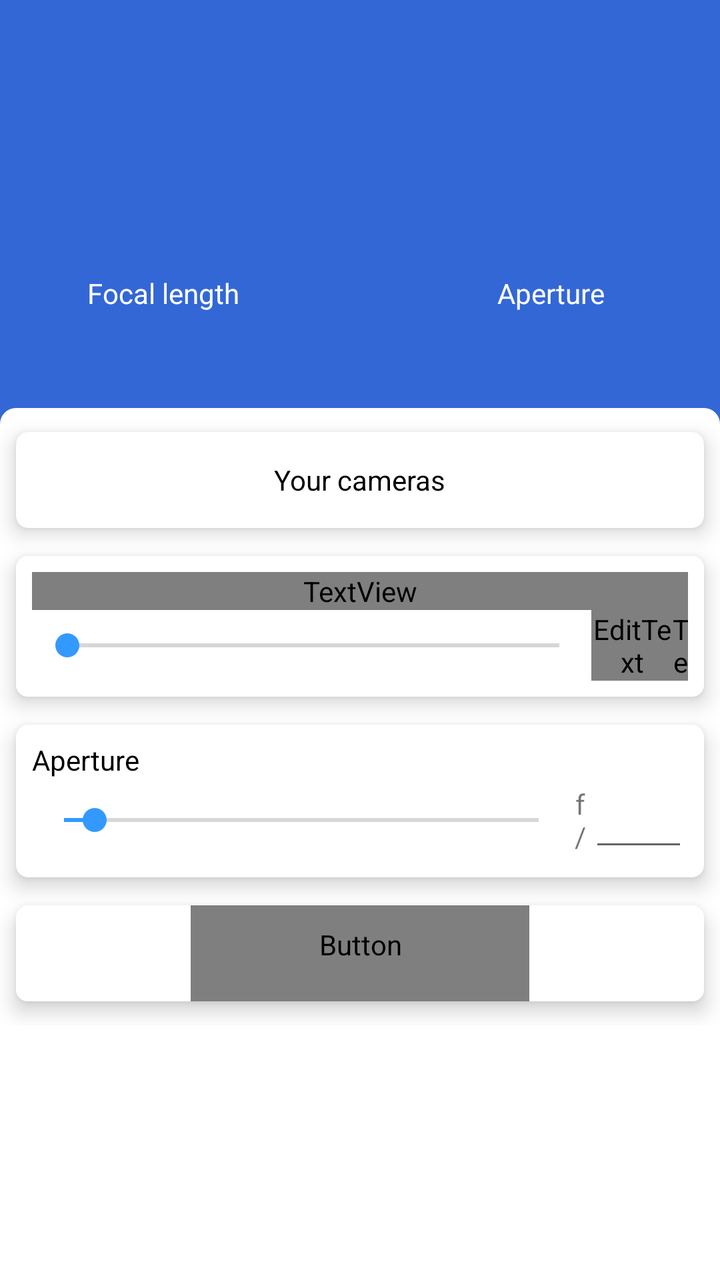
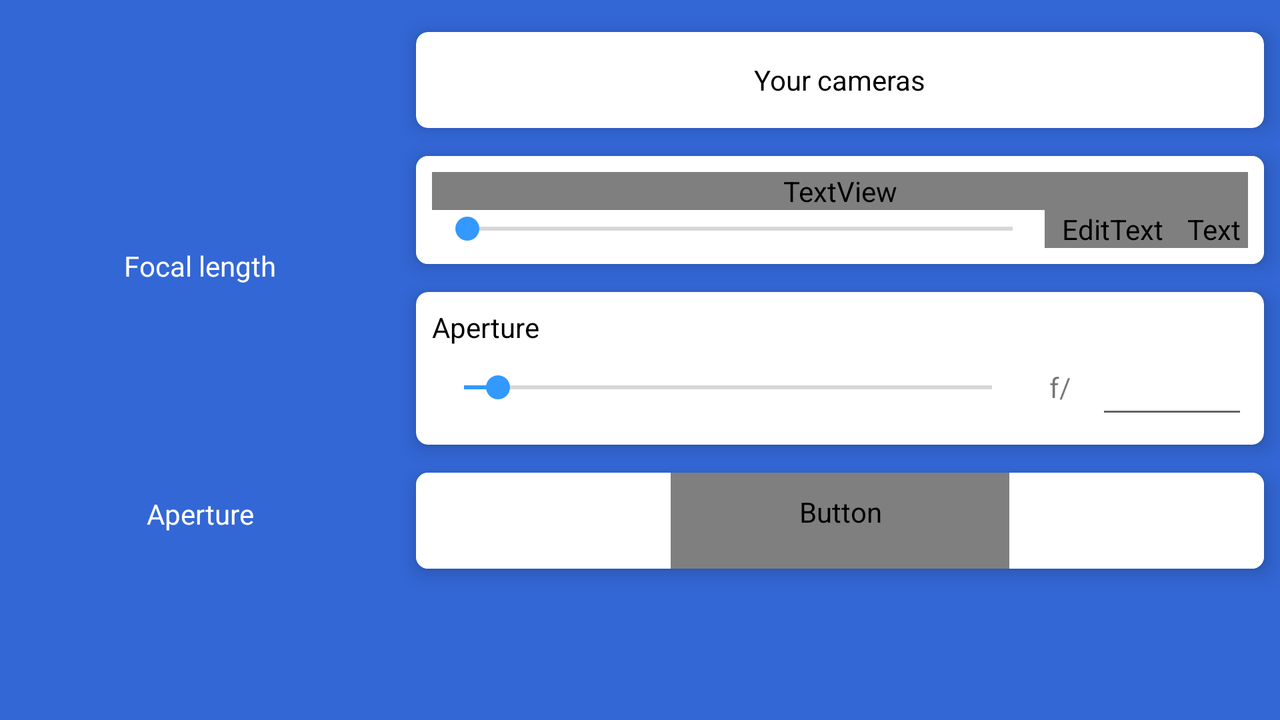

The same Android screen from two of the app's own layout files: first res/layout/ as a phone draws it, then the repository's variant for another configuration, drawn on a device whose configuration selects that folder. Both files follow.
<!-- AndroidManifest.xml: application theme AppTheme -->
<!-- res/layout/activity_calculate_cropfactor.xml -->
<?xml version="1.0" encoding="utf-8"?>
<ScrollView
    xmlns:android="http://schemas.android.com/apk/res/android"
    xmlns:app="http://schemas.android.com/apk/res-auto"
    xmlns:tools="http://schemas.android.com/tools"
    android:id="@+id/rootView"
    android:layout_width="match_parent"
    android:layout_height="match_parent"
    android:background="@color/colorPrimary"
    android:orientation="vertical"
    android:saveEnabled="false"
    tools:context="com.koenidv.camtools.CalculateHyperFocalActivity">

    <LinearLayout
        android:layout_width="match_parent"
        android:layout_height="wrap_content"
        android:orientation="vertical">

        <androidx.constraintlayout.widget.ConstraintLayout
            android:id="@+id/resultLayout"
            android:layout_width="match_parent"
            android:layout_height="wrap_content"
            android:background="@color/colorAccentDark"
            android:clickable="true"
            android:focusable="true"
            android:gravity="center"
            android:orientation="vertical">

            <TextView
                android:id="@+id/lengthTextView"
                android:layout_width="wrap_content"
                android:layout_height="wrap_content"
                android:layout_marginStart="8dp"
                android:layout_marginTop="8dp"
                android:layout_marginEnd="8dp"
                android:layout_marginBottom="8dp"
                android:layout_weight="1"
                android:paddingStart="8dp"
                android:paddingLeft="8dp"
                android:paddingTop="48dp"
                android:paddingEnd="8dp"
                android:paddingRight="8dp"
                android:paddingBottom="80dp"
                android:text=""
                android:textAppearance="@style/TextAppearance.AppCompat.Display2"
                android:textColor="@android:color/white"
                app:layout_constraintBottom_toBottomOf="parent"
                app:layout_constraintEnd_toEndOf="parent"
                app:layout_constraintHorizontal_bias="0.2"
                app:layout_constraintStart_toStartOf="parent"
                app:layout_constraintTop_toTopOf="parent"/>

            <TextView
                android:id="@+id/apertureTextView"
                android:layout_width="wrap_content"
                android:layout_height="wrap_content"
                android:layout_marginStart="8dp"
                android:layout_marginTop="8dp"
                android:layout_marginEnd="8dp"
                android:layout_marginBottom="8dp"
                android:layout_weight="1"
                android:paddingStart="8dp"
                android:paddingLeft="8dp"
                android:paddingTop="48dp"
                android:paddingEnd="8dp"
                android:paddingRight="8dp"
                android:paddingBottom="80dp"
                android:text=""
                android:textAppearance="@style/TextAppearance.AppCompat.Display2"
                android:textColor="@android:color/white"
                app:layout_constraintBottom_toBottomOf="parent"
                app:layout_constraintEnd_toEndOf="parent"
                app:layout_constraintHorizontal_bias="0.8"
                app:layout_constraintStart_toStartOf="parent"
                app:layout_constraintTop_toTopOf="parent"/>

            <TextView
                android:id="@+id/lengthIndicatorTextView"
                android:layout_width="wrap_content"
                android:layout_height="wrap_content"
                android:layout_marginStart="8dp"
                android:layout_marginEnd="8dp"
                android:layout_marginBottom="48dp"
                android:text="@string/focus_length"
                android:textColor="@android:color/white"
                app:layout_constraintBottom_toBottomOf="parent"
                app:layout_constraintEnd_toEndOf="@+id/lengthTextView"
                app:layout_constraintStart_toStartOf="@+id/lengthTextView"/>

            <TextView
                android:id="@+id/apertureIndicatorTextView"
                android:layout_width="wrap_content"
                android:layout_height="wrap_content"
                android:layout_marginStart="8dp"
                android:layout_marginEnd="8dp"
                android:layout_marginBottom="48dp"
                android:text="@string/focus_aperture"
                android:textColor="@android:color/white"
                app:layout_constraintBottom_toBottomOf="parent"
                app:layout_constraintEnd_toEndOf="@+id/apertureTextView"
                app:layout_constraintHorizontal_bias="0.558"
                app:layout_constraintStart_toStartOf="@+id/apertureTextView"/>

        </androidx.constraintlayout.widget.ConstraintLayout>

        <LinearLayout
            android:id="@+id/inputLayout"
            android:layout_width="match_parent"
            android:layout_height="wrap_content"
            android:background="@drawable/rounded_background_input"
            android:orientation="vertical">

            <include layout="@layout/include_card_camera"/>

            <include layout="@layout/include_card_focallength"/>

            <include
                layout="@layout/include_card_aperture"
                />

            <include layout="@layout/include_card_equations"/>

        </LinearLayout>

    </LinearLayout>
</ScrollView>
<!-- res/layout/include_card_camera.xml (included above) -->
<?xml version="1.0" encoding="utf-8"?>
<androidx.cardview.widget.CardView
    xmlns:android="http://schemas.android.com/apk/res/android"
    xmlns:app="http://schemas.android.com/apk/res-auto"
    android:id="@+id/cameraCardView"
    android:layout_width="match_parent"
    android:layout_height="48dp"
    android:layout_marginBottom="@dimen/cardMarginBottom"
    android:layout_marginEnd="8dp"
    android:layout_marginLeft="8dp"
    android:layout_marginRight="8dp"
    android:layout_marginStart="8dp"
    android:layout_marginTop="@dimen/cardMarginCombined"
    app:cardCornerRadius="@dimen/cardCornerRadiusSmall"
    app:cardElevation="@dimen/cardElevation">

    <LinearLayout
        android:id="@+id/cameraLayout"
        android:layout_width="match_parent"
        android:layout_height="match_parent"
        android:clickable="true"
        android:focusable="true"
        android:foreground="?attr/selectableItemBackgroundBorderless"
        android:gravity="center"
        android:orientation="horizontal"
        android:padding="8dp">

        <TextView
            android:id="@+id/cameraTextView"
            android:layout_width="wrap_content"
            android:layout_height="wrap_content"
            android:labelFor="@id/focallengthEditText"
            android:text="@string/setting_cameras_title"
            android:textAppearance="@style/TextAppearance.AppCompat.Body1"
            android:textColor="@color/textColor_normal"/>

    </LinearLayout>
</androidx.cardview.widget.CardView>
<!-- res/layout/include_card_focallength.xml (included above) -->
<?xml version="1.0" encoding="utf-8"?>
<androidx.cardview.widget.CardView
    xmlns:android="http://schemas.android.com/apk/res/android"
    xmlns:app="http://schemas.android.com/apk/res-auto"
    app:cardCornerRadius="@dimen/cardCornerRadiusSmall"
    app:cardElevation="@dimen/cardElevation"
    android:layout_width="match_parent"
    android:layout_height="wrap_content"
    android:layout_marginBottom="@dimen/cardMarginBottom"
    android:layout_marginEnd="8dp"
    android:layout_marginLeft="8dp"
    android:layout_marginRight="8dp"
    android:layout_marginStart="8dp"
    android:layout_marginTop="@dimen/cardMarginTop">

    <LinearLayout
        android:layout_width="match_parent"
        android:layout_height="match_parent"
        android:background="@android:color/white"
        android:gravity="center"
        android:orientation="vertical"
        android:padding="8dp">

        <TextView
            android:layout_width="match_parent"
            android:layout_height="wrap_content"
            android:text="@string/focus_length"
            android:textAppearance="@style/TextAppearance.AppCompat.Body1"
            android:textColor="@color/text_main_light"
            android:labelFor="@id/focallengthEditText"/>

        <LinearLayout
            android:layout_width="match_parent"
            android:layout_height="match_parent"
            android:orientation="horizontal">

            <SeekBar
                android:id="@+id/focallengthSeekbar"
                android:layout_width="591dp"
                android:layout_height="match_parent"
                android:layout_weight="1"
                android:hapticFeedbackEnabled="false"
                android:importantForAccessibility="no"
                android:max="300"
                android:progress="2"
                android:saveEnabled="false"/>

            <EditText
                android:id="@+id/focallengthEditText"
                android:layout_width="352dp"
                android:layout_height="wrap_content"
                android:layout_weight="1"
                android:ems="10"
                android:inputType="none|numberDecimal"
                android:textAlignment="center"
                android:textColor="@color/text_main_light"/>

            <TextView
                android:id="@+id/focallengthIndicator"
                android:layout_width="319dp"
                android:layout_height="match_parent"
                android:layout_weight="1"
                android:gravity="center"
                android:text="@string/millimeter"
                android:textColor="@color/text_main_light"/>

        </LinearLayout>
    </LinearLayout>
</androidx.cardview.widget.CardView>
<!-- res/layout/include_card_aperture.xml (included above) -->
<?xml version="1.0" encoding="utf-8"?>
<androidx.cardview.widget.CardView
    xmlns:android="http://schemas.android.com/apk/res/android"
    xmlns:app="http://schemas.android.com/apk/res-auto"
    xmlns:tools="http://schemas.android.com/tools"
    app:cardCornerRadius="@dimen/cardCornerRadiusSmall"
    app:cardElevation="@dimen/cardElevation"
    android:layout_width="match_parent"
    android:layout_height="wrap_content"
    android:layout_marginBottom="@dimen/cardMarginBottom"
    android:layout_marginEnd="8dp"
    android:layout_marginLeft="8dp"
    android:layout_marginRight="8dp"
    android:layout_marginStart="8dp"
    android:layout_marginTop="@dimen/cardMarginTop">

    <LinearLayout
        android:layout_width="match_parent"
        android:layout_height="match_parent"
        android:gravity="center"
        android:orientation="vertical"
        android:padding="8dp">

        <TextView
            android:layout_width="match_parent"
            android:layout_height="wrap_content"
            android:labelFor="@id/apertureEditText"
            android:text="@string/focus_aperture"
            android:textAppearance="@style/TextAppearance.AppCompat.Body1"
            android:textColor="@color/textColor_normal"/>

        <LinearLayout
            android:layout_width="match_parent"
            android:layout_height="match_parent"
            android:orientation="horizontal">

            <SeekBar
                android:id="@+id/apertureSeekbar"
                android:layout_width="580dp"
                android:layout_height="match_parent"
                android:layout_weight="1"
                android:hapticFeedbackEnabled="false"
                android:importantForAccessibility="no"
                android:max="31"
                android:progress="2"
                android:progressTint="@color/colorAccent"
                android:saveEnabled="false"
                android:thumbTint="@color/colorAccent"/>

            <TextView
                android:id="@+id/apertureIndicator"
                android:layout_width="320dp"
                android:layout_height="match_parent"
                android:layout_weight="1"
                android:gravity="center"
                android:text="@string/aperture"/>

            <EditText
                android:id="@+id/apertureEditText"
                android:layout_width="360dp"
                android:layout_height="wrap_content"
                android:layout_weight="1"
                android:ems="10"
                android:inputType="none|numberDecimal"
                android:textAlignment="center"
                android:textColor="@color/textColor_normal"
                android:importantForAutofill="no"
                tools:targetApi="o"/>

        </LinearLayout>
    </LinearLayout>
</androidx.cardview.widget.CardView>
<!-- res/layout/include_card_equations.xml (included above) -->
<?xml version="1.0" encoding="utf-8"?>
<android.support.v7.widget.CardView
    xmlns:android="http://schemas.android.com/apk/res/android"
    xmlns:app="http://schemas.android.com/apk/res-auto"
    android:layout_width="match_parent"
    android:layout_height="48dp"
    android:layout_marginBottom="@dimen/cardMarginCombined"
    android:layout_marginEnd="8dp"
    android:layout_marginLeft="8dp"
    android:layout_marginRight="8dp"
    android:layout_marginStart="8dp"
    android:layout_marginTop="@dimen/cardMarginTop"
    app:cardCornerRadius="@dimen/cardCornerRadiusSmall"
    app:cardElevation="@dimen/cardElevation">

    <LinearLayout
        android:layout_width="match_parent"
        android:layout_height="match_parent"
        android:background="@android:color/white"
        android:gravity="center"
        android:orientation="vertical">

        <Button
            android:id="@+id/equationsButton"
            style="@style/Widget.AppCompat.Button.Borderless"
            android:layout_width="wrap_content"
            android:layout_height="wrap_content"
            android:drawablePadding="8dp"
            android:drawableStart="@drawable/ic_help_outline_black_24dp"
            android:paddingEnd="64dp"
            android:paddingStart="64dp"
            android:text="@string/calculate_equations"
            android:textAppearance="@style/TextAppearance.AppCompat"
            android:textColor="@color/text_main_light"/>
    </LinearLayout>
</android.support.v7.widget.CardView>
<!-- resources referenced by this layout -->
<resources>
  <color name="colorAccent">#3399ff</color>
  <color name="colorAccentDark">#3367d6</color>
  <color name="colorPrimary">#ffffff</color>
  <color name="textColor_normal">#000000</color>
  <dimen name="cardCornerRadiusSmall">6dp</dimen>
  <dimen name="cardElevation">6dp</dimen>
  <dimen name="cardMarginBottom">8dp</dimen>
  <dimen name="cardMarginCombined">12dp</dimen>
  <dimen name="cardMarginTop">6dp</dimen>
  <!-- drawable rounded_background_input (drawable) -->
  <?xml version="1.0" encoding="utf-8"?>
  <layer-list xmlns:android="http://schemas.android.com/apk/res/android">
  
      <item>
          <color android:color="@color/colorAccentDark"/>
      </item>
  
      <item>
          <shape
              android:shape="rectangle">
              <solid android:color="@color/colorPrimary"/>
              <corners
                  android:topLeftRadius="8dp"
                  android:topRightRadius="8dp"/>
          </shape>
      </item>
  
  </layer-list>
  <string name="aperture" translatable="false">f/</string>
  <string name="calculate_equations">How to calculate</string>
  <string name="focus_aperture">Aperture</string>
  <string name="focus_length">Focal length</string>
  <string name="millimeter" translatable="false">mm</string>
  <string name="setting_cameras_title">Your cameras</string>
  <!-- from res/values-v27/ -->
  <style name="AppTheme" parent="Theme.AppCompat.DayNight">
          <item name="colorPrimary">@color/colorPrimary</item>
          <item name="colorPrimaryDark">@color/colorPrimary</item>
          <item name="colorAccent">@color/colorAccent</item>
          <item name="android:windowBackground">@color/colorPrimary</item>
          <item name="bottomSheetDialogTheme">@style/AppBottomSheetDialogTheme</item>
          <item name="android:windowLightStatusBar">true</item>
          <item name="android:windowLightNavigationBar">true</item>
          <item name="android:navigationBarColor">@color/colorPrimary</item>
      </style>
  <!-- from res/values-v27/ -->
  <style name="AppBottomSheetDialogTheme" parent="Theme.Design.Light.BottomSheetDialog">
          <item name="bottomSheetStyle">@style/AppModalStyle</item>
      </style>
  <!-- from res/values-v27/ -->
  <style name="AppModalStyle" parent="Widget.Design.BottomSheet.Modal">
          <item name="android:background">@drawable/rounded_dialog</item>
      </style>
  <!-- drawable rounded_dialog (drawable) -->
  <?xml version="1.0" encoding="utf-8"?>
  <layer-list xmlns:android="http://schemas.android.com/apk/res/android">
      <item>
          <shape>
              <padding
                  android:bottom="@dimen/sheet_padding_bottom"
                  android:left="@dimen/sheet_padding_side"
                  android:right="@dimen/sheet_padding_side"
                  android:top="@dimen/sheet_padding_side"/>
          </shape>
      </item>
      <item>
          <shape xmlns:android="http://schemas.android.com/apk/res/android"
                 android:shape="rectangle">
              <solid android:color="@color/colorPrimary"/>
              <corners
                  android:bottomLeftRadius="@dimen/sheet_radius_bottom"
                  android:bottomRightRadius="@dimen/sheet_radius_bottom"
                  android:topLeftRadius="@dimen/sheet_radius_top"
                  android:topRightRadius="@dimen/sheet_radius_top"/>
  
          </shape>
      </item>
  </layer-list>
</resources>
<!-- res/layout-land/activity_calculate_cropfactor.xml (the repository's variant of the layout above) -->
<!-- drawn on the phone turned sideways -->
<?xml version="1.0" encoding="utf-8"?>
<LinearLayout
    xmlns:android="http://schemas.android.com/apk/res/android"
    xmlns:app="http://schemas.android.com/apk/res-auto"
    xmlns:tools="http://schemas.android.com/tools"
    android:id="@+id/rootView"
    android:layout_width="match_parent"
    android:layout_height="match_parent"
    android:background="@color/colorAccentDark"
    android:orientation="horizontal"
    android:saveEnabled="false"
    tools:context="com.koenidv.camtools.CalculateHyperFocalActivity">

    <androidx.constraintlayout.widget.ConstraintLayout
        android:id="@+id/resultLayout"
        android:layout_width="200dp"
        android:layout_height="match_parent"
        android:layout_marginBottom="@dimen/cardMarginBottom"
        android:background="@color/colorAccentDark"
        android:clickable="true"
        android:focusable="true"
        android:gravity="center"
        android:orientation="vertical">

        <TextView
            android:id="@+id/lengthTextView"
            android:layout_width="wrap_content"
            android:layout_height="wrap_content"
            android:layout_marginStart="8dp"
            android:layout_marginTop="8dp"
            android:layout_marginEnd="8dp"
            android:layout_marginBottom="8dp"
            android:layout_weight="1"
            android:text=""
            android:textAppearance="@style/TextAppearance.AppCompat.Display2"
            android:textColor="@android:color/white"
            app:layout_constraintBottom_toBottomOf="parent"
            app:layout_constraintEnd_toEndOf="parent"
            app:layout_constraintStart_toStartOf="parent"
            app:layout_constraintTop_toTopOf="parent"
            app:layout_constraintVertical_bias="0.19999999"/>

        <TextView
            android:id="@+id/apertureTextView"
            android:layout_width="wrap_content"
            android:layout_height="wrap_content"
            android:layout_marginStart="8dp"
            android:layout_marginTop="8dp"
            android:layout_marginEnd="8dp"
            android:layout_marginBottom="8dp"
            android:layout_weight="1"
            android:text=""
            android:textAppearance="@style/TextAppearance.AppCompat.Display2"
            android:textColor="@android:color/white"
            app:layout_constraintBottom_toBottomOf="parent"
            app:layout_constraintEnd_toEndOf="parent"
            app:layout_constraintStart_toStartOf="parent"
            app:layout_constraintTop_toTopOf="parent"
            app:layout_constraintVertical_bias="0.65"/>

        <TextView
            android:id="@+id/lengthIndicatorTextView"
            android:layout_width="wrap_content"
            android:layout_height="wrap_content"
            android:layout_marginStart="8dp"
            android:layout_marginEnd="8dp"
            android:text="@string/focus_length"
            android:textColor="@android:color/white"
            app:layout_constraintEnd_toEndOf="@+id/lengthTextView"
            app:layout_constraintStart_toStartOf="@+id/lengthTextView"
            app:layout_constraintTop_toBottomOf="@+id/lengthTextView"/>

        <TextView
            android:id="@+id/apertureIndicatorTextView"
            android:layout_width="wrap_content"
            android:layout_height="wrap_content"
            android:layout_marginStart="8dp"
            android:layout_marginEnd="8dp"
            android:text="@string/focus_aperture"
            android:textColor="@android:color/white"
            app:layout_constraintEnd_toEndOf="@+id/apertureTextView"
            app:layout_constraintHorizontal_bias="0.558"
            app:layout_constraintStart_toStartOf="@+id/apertureTextView"
            app:layout_constraintTop_toBottomOf="@+id/apertureTextView"/>

    </androidx.constraintlayout.widget.ConstraintLayout>

    <ScrollView
        android:layout_width="match_parent"
        android:layout_height="match_parent">

        <LinearLayout
            android:layout_width="match_parent"
            android:layout_height="wrap_content"
            android:orientation="vertical"
            android:paddingTop="4dp">

            <include layout="@layout/include_card_camera"/>

            <include layout="@layout/include_card_focallength"/>

            <include
                layout="@layout/include_card_aperture"
                />

            <include layout="@layout/include_card_equations"/>

        </LinearLayout>

    </ScrollView>

</LinearLayout>
<!-- resources referenced by the variant -->
<!-- as the phone turned sideways resolves them -->
<resources>
  <color name="colorAccent">#3399ff</color>
  <color name="colorAccentDark">#3367d6</color>
  <color name="textColor_normal">#000000</color>
  <dimen name="cardCornerRadiusSmall">6dp</dimen>
  <dimen name="cardElevation">6dp</dimen>
  <dimen name="cardMarginBottom">8dp</dimen>
  <dimen name="cardMarginCombined">12dp</dimen>
  <dimen name="cardMarginTop">6dp</dimen>
  <string name="aperture" translatable="false">f/</string>
  <string name="calculate_equations">How to calculate</string>
  <string name="focus_aperture">Aperture</string>
  <string name="focus_length">Focal length</string>
  <string name="millimeter" translatable="false">mm</string>
  <string name="setting_cameras_title">Your cameras</string>
  <!-- from res/values-v27/ -->
  <style name="AppTheme" parent="Theme.AppCompat.DayNight">
          <item name="colorPrimary">@color/colorPrimary</item>
          <item name="colorPrimaryDark">@color/colorPrimary</item>
          <item name="colorAccent">@color/colorAccent</item>
          <item name="android:windowBackground">@color/colorPrimary</item>
          <item name="bottomSheetDialogTheme">@style/AppBottomSheetDialogTheme</item>
          <item name="android:windowLightStatusBar">true</item>
          <item name="android:windowLightNavigationBar">true</item>
          <item name="android:navigationBarColor">@color/colorPrimary</item>
      </style>
  <color name="colorPrimary">#ffffff</color>
  <!-- from res/values-v27/ -->
  <style name="AppBottomSheetDialogTheme" parent="Theme.Design.Light.BottomSheetDialog">
          <item name="bottomSheetStyle">@style/AppModalStyle</item>
      </style>
  <!-- from res/values-v27/ -->
  <style name="AppModalStyle" parent="Widget.Design.BottomSheet.Modal">
          <item name="android:background">@drawable/rounded_dialog</item>
      </style>
  <!-- drawable rounded_dialog (drawable) -->
  <?xml version="1.0" encoding="utf-8"?>
  <layer-list xmlns:android="http://schemas.android.com/apk/res/android">
      <item>
          <shape>
              <padding
                  android:bottom="@dimen/sheet_padding_bottom"
                  android:left="@dimen/sheet_padding_side"
                  android:right="@dimen/sheet_padding_side"
                  android:top="@dimen/sheet_padding_side"/>
          </shape>
      </item>
      <item>
          <shape xmlns:android="http://schemas.android.com/apk/res/android"
                 android:shape="rectangle">
              <solid android:color="@color/colorPrimary"/>
              <corners
                  android:bottomLeftRadius="@dimen/sheet_radius_bottom"
                  android:bottomRightRadius="@dimen/sheet_radius_bottom"
                  android:topLeftRadius="@dimen/sheet_radius_top"
                  android:topRightRadius="@dimen/sheet_radius_top"/>
  
          </shape>
      </item>
  </layer-list>
</resources>
